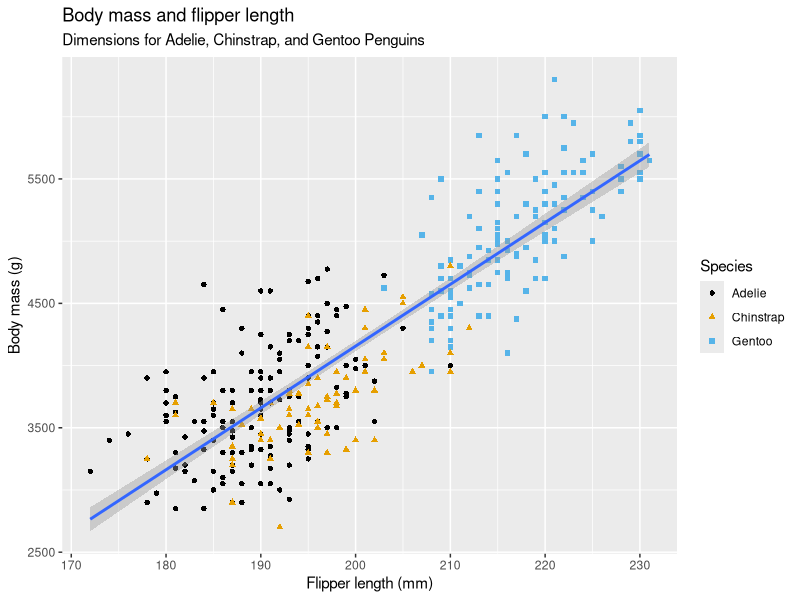

R code for this plot:
## ---- chunk 1
#|llabel: loading the tidyverse package
library(tidyverse)

## ---- chunk 2
#|llabel: load-packages

library(palmerpenguins)
library(ggthemes)

## ---- chunk 3
penguins
## ---- chunk 4
glimpse(penguins)
## ---- chunk 5
#|warning: false
#|mmessage: false
#|eecho: false
ggplot(
  data = penguins,
  mapping = aes(x = flipper_length_mm, y = body_mass_g)
) +
  geom_point(mapping = aes(color = species, shape = species)) +
  geom_smooth(method = "lm")+
   labs(
    title = "Body mass and flipper length",
    subtitle = "Dimensions for Adelie, Chinstrap, and Gentoo Penguins",
    x = "Flipper length (mm)", y = "Body mass (g)",
    color = "Species", shape = "Species"
  ) +
  scale_color_colorblind()
